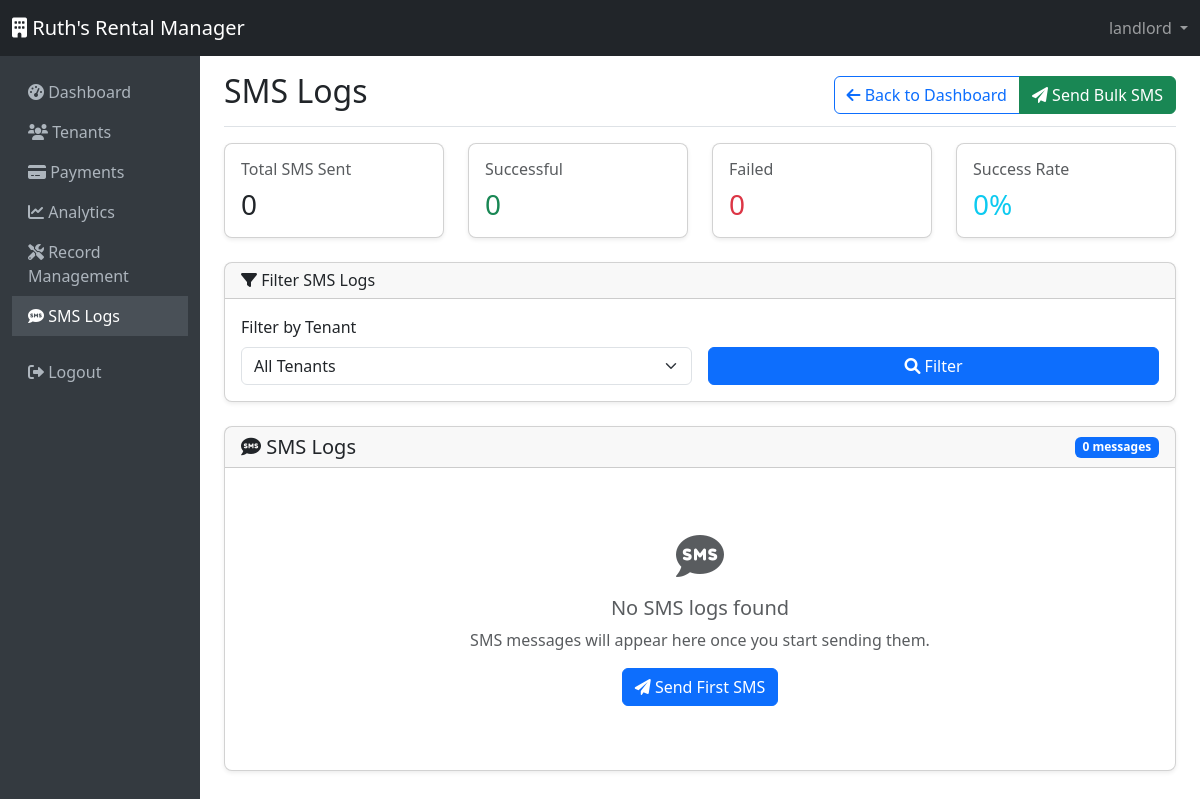
Before: /sms/ (signed in) with the older database file.
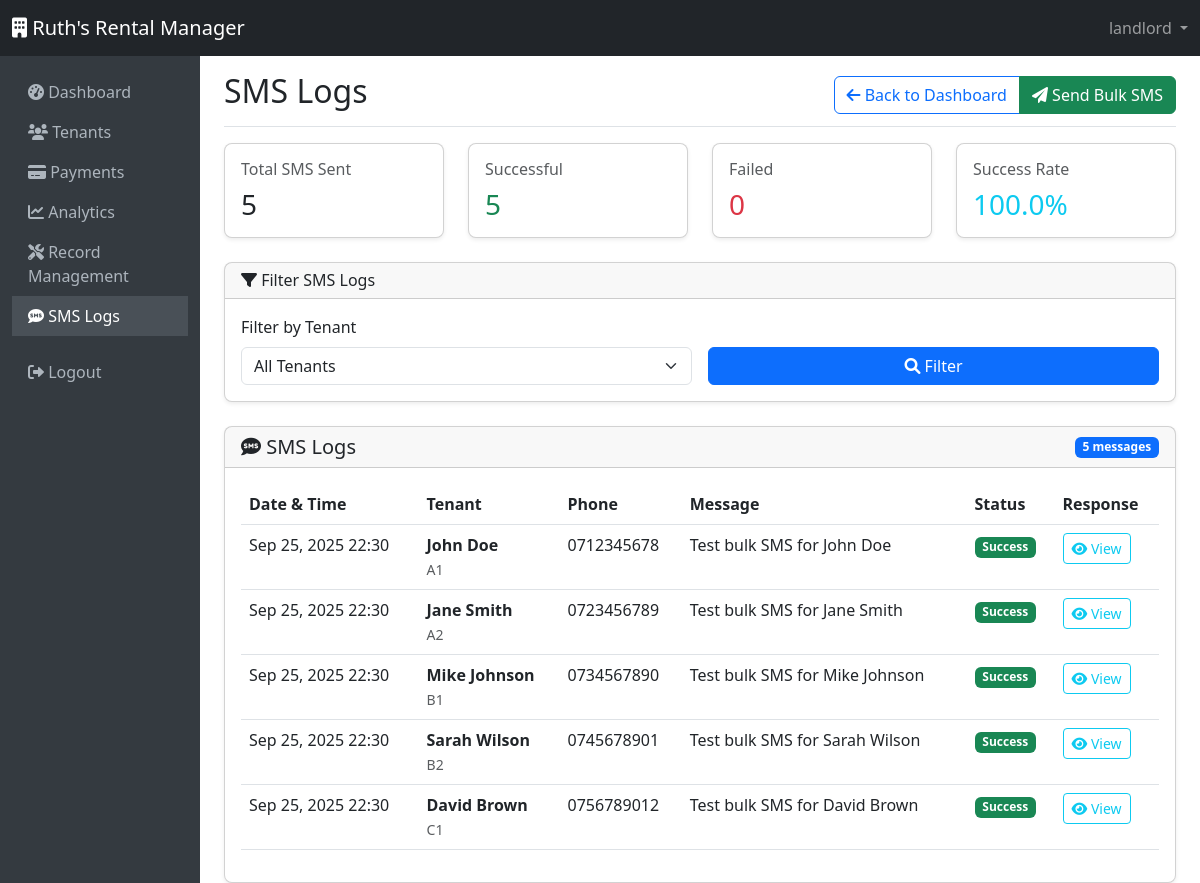
After: the same page with the newer database file.
### rental_app/models.py (models this page shows, shortened)
class SMSLog(models.Model):
    STATUS_CHOICES = [
        ('success', 'Success'),
        ('failure', 'Failure'),
    ]
    id = models.UUIDField(primary_key=True, default=uuid.uuid4, editable=False)
    tenant = models.ForeignKey(Tenant, on_delete=models.CASCADE, related_name='sms_logs')
    message = models.TextField()
    status = models.CharField(max_length=10, choices=STATUS_CHOICES)
    sent_at = models.DateTimeField(auto_now_add=True)
    response_data = models.JSONField(null=True, blank=True, help_text="API response data")
    class Meta:
        ordering = ['-sent_at']

class Tenant(models.Model):
    id = models.UUIDField(primary_key=True, default=uuid.uuid4, editable=False)
    name = models.CharField(max_length=200)
    phone = models.CharField(max_length=20)  # International format like +2547...
    apartment_number = models.CharField(max_length=50)
    rent_amount = models.DecimalField(max_digits=10, decimal_places=2)
    rent_status = models.CharField(max_length=10, choices=RENT_STATUS_CHOICES, default='Unpaid')
    due_date = models.IntegerField(default=1, help_text="Day of the month when rent is due (1-31)")
    amount_due = models.DecimalField(max_digits=10, decimal_places=2, default=0, help_text="Amount still owed by tenant")
    last_payment_date = models.DateTimeField(null=True, blank=True)
    created_at = models.DateTimeField(auto_now_add=True)
    updated_at = models.DateTimeField(auto_now=True)
    class Meta:
        ordering = ['-created_at']

### rental_app/views.py (the view)
# urls.py: path('sms/', views.sms_logs, name='sms_logs'),
@login_required
def sms_logs(request):
    from .models import SMSLog
    tenant_id = request.GET.get('tenant_id')
    if tenant_id:
        tenant = get_object_or_404(Tenant, id=tenant_id)
        sms_logs = SMSLog.objects.filter(tenant=tenant).order_by('-sent_at')
    else:
        sms_logs = SMSLog.objects.select_related('tenant').order_by('-sent_at')
    sms_service = SMSMobileService()
    stats = sms_service.get_sms_statistics()
    context = {
        'sms_logs': sms_logs,
        'stats': stats,
        'selected_tenant': tenant if tenant_id else None,
    }
    return render(request, 'rental_app/sms_logs.html', context)

### rental_app/sms_service.py (called while the page is built)
    def get_sms_statistics(self):
        from django.db.models import Count, Q
        stats = SMSLog.objects.aggregate(
            total_sent=Count('id'),
            success_count=Count('id', filter=Q(status='success')),
            failure_count=Count('id', filter=Q(status='failure'))
        )
        success_rate = 0
        if stats['total_sent'] > 0:
            success_rate = (stats['success_count'] / stats['total_sent']) * 100
        return {
            'total_sent': stats['total_sent'],
            'success_count': stats['success_count'],
            'failure_count': stats['failure_count'],
            'success_rate': round(success_rate, 2)
        }

### templates/rental_app/sms_logs.html (shortened to what the changed rows need)
{% extends 'base.html' %}
{% block page_title %}SMS Logs{% endblock %}
{% block content %}
    <div class="row mb-4">
        <div class="col-md-3">
            <div class="card">
                <div class="card-body">
                    <h6 class="card-title text-muted">Total SMS Sent</h6>
                    <h3 class="mb-0">{{ stats.total_sent }}</h3>
                </div>
            </div>
        </div>
        <div class="col-md-3">
            <div class="card">
                <div class="card-body">
                    <h6 class="card-title text-muted">Successful</h6>
                    <h3 class="mb-0 text-success">{{ stats.success_count }}</h3>
                </div>
            </div>
        </div>
        <div class="col-md-3">
            <div class="card">
                <div class="card-body">
                    <h6 class="card-title text-muted">Success Rate</h6>
                    <h3 class="mb-0 text-info">{{ stats.success_rate }}%</h3>
                </div>
            </div>
        </div>
    </div>
    <div class="row">
        <div class="col-md-12">
            <div class="card">
                <div class="card-header d-flex justify-content-between align-items-center">
                    <h5 class="mb-0">
                        <i class="fas fa-sms"></i> SMS Logs
                    </h5>
                    <span class="badge bg-primary">{{ sms_logs|length }} messages</span>
                </div>
                <div class="card-body">
                    {% if sms_logs %}
                        <div class="table-responsive">
                            <table class="table table-hover">
                                <thead>
                                    <tr>
                                        <th>Date & Time</th>
                                        <th>Tenant</th>
                                        <th>Phone</th>
                                        <th>Message</th>
                                        <th>Status</th>
                                        <th>Response</th>
                                    </tr>
                                </thead>
                                <tbody>
                                    {% for log in sms_logs %}
                                        <tr>
                                            <td>{{ log.sent_at|date:"M d, Y H:i" }}</td>
                                            <td>
                                                <strong>{{ log.tenant.name }}</strong>
                                                <br>
                                                <small class="text-muted">{{ log.tenant.apartment_number }}</small>
                                            </td>
                                            <td>{{ log.tenant.phone }}</td>
                                            <td>
                                                <div class="message-preview" style="max-width: 300px;">
                                                    {{ log.message|truncatechars:100 }}
                                                </div>
                                            </td>
                                            <td>
                                                {% if log.status == 'success' %}
                                                    <span class="badge bg-success">Success</span>
                                                {% else %}
                                                    <span class="badge bg-danger">Failed</span>
                                                {% endif %}
                                            </td>
                                            <td>
                                                {% if log.response_data %}
                                                    <button class="btn btn-outline-info btn-sm"
                                                            data-bs-toggle="modal"
                                                            data-bs-target="#responseModal{{ log.id }}">
                                                        <i class="fas fa-eye"></i> View
                                                    </button>
                                                {% else %}
                                                    <span class="text-muted">-</span>
                                                {% endif %}
                                            </td>
                                        </tr>
                                    {% endfor %}
                                </tbody>
                            </table>
                        </div>
                    {% else %}
                        <div class="text-center py-5">
                            <i class="fas fa-sms fa-3x text-muted mb-3"></i>
                            <h5 class="text-muted">No SMS logs found</h5>
                            <p class="text-muted">SMS messages will appear here once you start sending them.</p>
                            <a href="{% url 'bulk_sms_reminder' %}" class="btn btn-primary">
                                <i class="fas fa-paper-plane"></i> Send First SMS
                            </a>
                        </div>
                    {% endif %}
                </div>
            </div>
        </div>
    </div>
{% endblock %}

Changed rows visible on the page:
added SMSLog: sent_at "Sep 25, 2025 22:30", tenant.name "John Doe", tenant.apartment_number "A1", tenant.phone "0712345678", message "Test bulk SMS for John Doe", status "Success"
added SMSLog: sent_at "Sep 25, 2025 22:30", tenant.name "Jane Smith", tenant.apartment_number "A2", tenant.phone "0723456789", message "Test bulk SMS for Jane Smith", status "Success"
added SMSLog: sent_at "Sep 25, 2025 22:30", tenant.name "Mike Johnson", tenant.apartment_number "B1", tenant.phone "0734567890", message "Test bulk SMS for Mike Johnson", status "Success"
added SMSLog: sent_at "Sep 25, 2025 22:30", tenant.name "Sarah Wilson", tenant.apartment_number "B2", tenant.phone "0745678901", message "Test bulk SMS for Sarah Wilson", status "Success"
added SMSLog: sent_at "Sep 25, 2025 22:30", tenant.name "David Brown", tenant.apartment_number "C1", tenant.phone "0756789012", message "Test bulk SMS for David Brown", status "Success"
Other visible differences:
{{ stats.total_sent }}: "0" → "5"
{{ stats.success_count }}: "0" → "5"
{{ stats.success_rate }}: "0" → "100.0"
{{ sms_logs|length }}: "0" → "5"
text no longer shown: "No SMS logs found SMS messages will appear here once you start sending them. Send First SMS"
text now shown: "Date & Time Tenant Phone Message Status Response"
